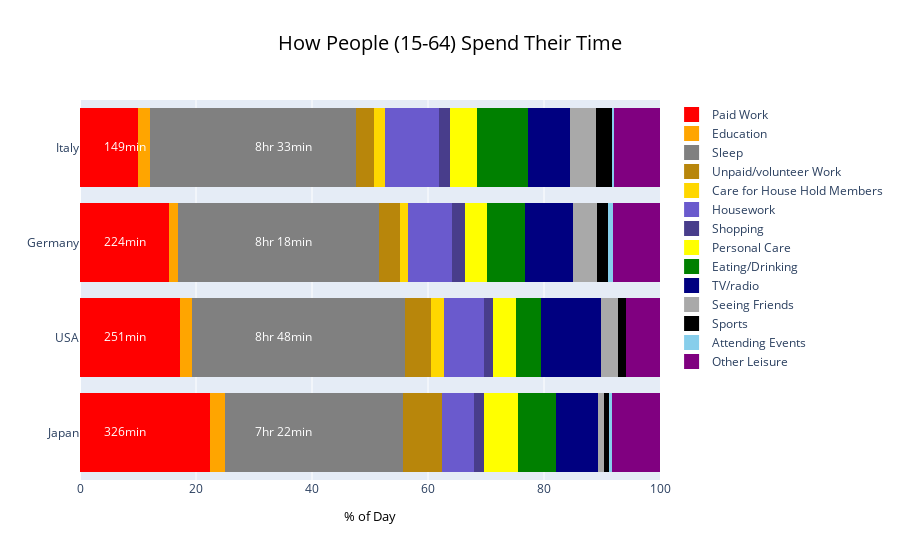

The notebook cell this image was saved under:
### Code cell
import plotly.graph_objects as go

fig = go.Figure()
fig.add_trace(go.Bar(
    y=["Japan", "USA", "Germany", "Italy"],
    x=[(325.711372/1440)*100, (251.137774/1440)*100, (223.83901/1440)*100, (148.894552/1440)*100],
    name='Paid Work',
    orientation='h',
    marker=dict(
        color='red',
        line=dict(color='red', width=3)
    ), legendrank=14
))
fig.add_trace(go.Bar(
    y=["Japan", "USA", "Germany", "Italy"],
    x=education,
    name='Education',
    orientation='h',
    marker=dict(
        color='orange',
        line=dict(color='orange', width=3)
    ), legendrank=13
))
fig.add_trace(go.Bar(
    y=["Japan", "USA", "Germany", "Italy"],
    x=sleep,
    name='Sleep',
    orientation='h',
    marker=dict(
        color='grey',
        line=dict(color='grey', width=3)
    ), legendrank=12
))
fig.add_trace(go.Bar(
    y=["Japan", "USA", "Germany", "Italy"],
    x=other_paid_volunteer,
    name='Unpaid/volunteer Work',
    orientation='h',
    marker=dict(
        color='darkgoldenrod',
        line=dict(color='darkgoldenrod', width=3)
    ), legendrank=11
))

fig.add_trace(go.Bar(
    y=["Japan", "USA", "Germany", "Italy"],
    x=care_for_house_hold_members,
    name='Care for House Hold Members',
    orientation='h',
    marker=dict(
        color='gold',
        line=dict(color='gold', width=3)
    ), legendrank=10
))
fig.add_trace(go.Bar(
    y=["Japan", "USA", "Germany", "Italy"],
    x=housework,
    name='Housework',
    orientation='h',
    marker=dict(
        color='slateblue',
        line=dict(color='slateblue', width=3)
    ), legendrank=9
))
fig.add_trace(go.Bar(
    y=["Japan", "USA", "Germany", "Italy"],
    x=shopping,
    name='Shopping',
    orientation='h',
    marker=dict(
        color='darkslateblue',
        line=dict(color='darkslateblue', width=3)
    ), legendrank=8
))
fig.add_trace(go.Bar(
    y=["Japan", "USA", "Germany", "Italy"],
    x=personal_care,
    name='Personal Care',
    orientation='h',
    marker=dict(
        color='yellow',
        line=dict(color='yellow', width=3)
    ), legendrank=7
))
fig.add_trace(go.Bar(
    y=["Japan", "USA", "Germany", "Italy"],
    x=eating_drinking,
    name='Eating/Drinking',
    orientation='h',
    marker=dict(
        color='green',
        line=dict(color='green', width=3)
    ), legendrank=6
))
fig.add_trace(go.Bar(
    y=["Japan", "USA", "Germany", "Italy"],
    x=tv_radio,
    name='TV/radio',
    orientation='h',
    marker=dict(
        color='navy',
        line=dict(color='navy', width=3)
    ), legendrank=5
))
fig.add_trace(go.Bar(
    y=["Japan", "USA", "Germany", "Italy"],
    x=seeing_friends,
    name='Seeing Friends',
    orientation='h',
    marker=dict(
        color='darkgray',
        line=dict(color='darkgray', width=3)
    ), legendrank=4
))
fig.add_trace(go.Bar(
    y=["Japan", "USA", "Germany", "Italy"],
    x=sports,
    name='Sports',
    orientation='h',
    marker=dict(
        color='black',
        line=dict(color='black', width=3)
    ), legendrank=3
))
fig.add_trace(go.Bar(
    y=["Japan", "USA", "Germany", "Italy"],
    x=attending_events,
    name='Attending Events',
    orientation='h',
    marker=dict(
        color='skyblue',
        line=dict(color='skyblue', width=3)
    ), legendrank=2
))
fig.add_trace(go.Bar(
    y=["Japan", "USA", "Germany", "Italy"],
    x=other_leisure,
    name='Other Leisure',
    orientation='h',
    marker=dict(
        color='purple',
        line=dict(color='purple', width=3)
    ), legendrank=1
))

# Change text color to white

fig.add_trace(go.Scatter(
    x=[35],
    y=['Japan'],
    mode="text",
    name="Sleep",
    text=["7hr 22min"],
    textposition="middle center",
    showlegend=False
))
fig.add_trace(go.Scatter(
    x=[35],
    y=['USA'],
    mode="text",
    name="Sleep",
    text=["8hr 48min"],
    textposition="middle center",
    showlegend=False
))
fig.add_trace(go.Scatter(
    x=[35],
    y=['Germany'],
    mode="text",
    name="Sleep",
    text=["8hr 18min"],
    textposition="middle center",
    showlegend=False
))
fig.add_trace(go.Scatter(
    x=[35],
    y=['Italy'],
    mode="text",
    name="Sleep",
    text=["8hr 33min"],
    textposition="middle center",
    showlegend=False
))
fig.update_traces(textfont_color='white')

fig.add_trace(go.Scatter(
    x=[7.7],
    y=['Japan'],
    mode="text",
    name="Paid Work",
    text=["326min"],
    textposition="middle center",
    showlegend=False
))
fig.add_trace(go.Scatter(
    x=[7.7],
    y=['USA'],
    mode="text",
    name="Paid Work",
    text=["251min"],
    textposition="middle center",
    showlegend=False
))
fig.add_trace(go.Scatter(
    x=[7.7],
    y=['Germany'],
    mode="text",
    name="Paid Work",
    text=["224min"],
    textposition="middle center",
    showlegend=False
))
fig.add_trace(go.Scatter(
    x=[7.7],
    y=['Italy'],
    mode="text",
    name="Paid Work",
    text=["149min"],
    textposition="middle center",
    showlegend=False
))
fig.update_traces(textfont_color='white')

# Add title
fig.update_layout(
    title_text="How People (15-64) Spend Their Time",
    title_x=0.5,
    title_font=dict(
        size=20,
        color="black"
    )
)

# Set x-axis title
fig.update_xaxes(title_text="% of Day", title_font=dict(size=13, color="black"))

# Set y-axes titles
#fig.update_yaxes(title_text="Country", title_font=dict(size=13, color="black"))


# set x limit of 100
fig.update_layout(xaxis_range=[0, 100])
fig.update_layout(barmode='stack')
fig.update_layout(legend_itemclick=False)
fig.update_layout(legend_itemdoubleclick=False)

fig.write_html("plotly_time_consume_nonf.html")
fig.show()

### Figure 1 — Plotly figure (JSON) as saved in the notebook; plotly's stock layout.template omitted (floating-point values rounded to 4 significant figures)
{"data": [{"legendrank": 14, "marker": {"color": "red", "line": {"color": "red", "width": 3}}, "name": "Paid Work", "orientation": "h", "textfont": {"color": "white"}, "type": "bar", "x": [22.62, 17.44, 15.54, 10.34], "y": ["Japan", "USA", "Germany", "Italy"]}, {"legendrank": 13, "marker": {"color": "orange", "line": {"color": "orange", "width": 3}}, "name": "Education", "orientation": "h", "textfont": {"color": "white"}, "type": "bar", "x": [2.568, 2.182, 1.67, 1.932], "y": ["Japan", "USA", "Germany", "Italy"]}, {"legendrank": 12, "marker": {"color": "grey", "line": {"color": "grey", "width": 3}}, "name": "Sleep", "orientation": "h", "textfont": {"color": "white"}, "type": "bar", "x": [30.7, 36.67, 34.61, 35.65], "y": ["Japan", "USA", "Germany", "Italy"]}, {"legendrank": 11, "marker": {"color": "darkgoldenrod", "line": {"color": "darkgoldenrod", "width": 3}}, "name": "Unpaid/volunteer Work", "orientation": "h", "textfont": {"color": "white"}, "type": "bar", "x": [6.786, 4.527, 3.653, 2.996], "y": ["Japan", "USA", "Germany", "Italy"]}, {"legendrank": 10, "marker": {"color": "gold", "line": {"color": "gold", "width": 3}}, "name": "Care for House Hold Members", "orientation": "h", "textfont": {"color": "white"}, "type": "bar", "x": [0, 2.126, 1.313, 1.849], "y": ["Japan", "USA", "Germany", "Italy"]}, {"legendrank": 9, "marker": {"color": "slateblue", "line": {"color": "slateblue", "width": 3}}, "name": "Housework", "orientation": "h", "textfont": {"color": "white"}, "type": "bar", "x": [5.581, 6.938, 7.594, 9.355], "y": ["Japan", "USA", "Germany", "Italy"]}, {"legendrank": 8, "marker": {"color": "darkslateblue", "line": {"color": "darkslateblue", "width": 3}}, "name": "Shopping", "orientation": "h", "textfont": {"color": "white"}, "type": "bar", "x": [1.731, 1.529, 2.229, 1.927], "y": ["Japan", "USA", "Germany", "Italy"]}, {"legendrank": 7, "marker": {"color": "yellow", "line": {"color": "yellow", "width": 3}}, "name": "Personal Care", "orientation": "h", "textfont": {"color": "white"}, "type": "bar", "x": [5.872, 3.989, 3.797, 4.688], "y": ["Japan", "USA", "Germany", "Italy"]}, {"legendrank": 6, "marker": {"color": "green", "line": {"color": "green", "width": 3}}, "name": "Eating/Drinking", "orientation": "h", "textfont": {"color": "white"}, "type": "bar", "x": [6.49, 4.357, 6.595, 8.818], "y": ["Japan", "USA", "Germany", "Italy"]}, {"legendrank": 5, "marker": {"color": "navy", "line": {"color": "navy", "width": 3}}, "name": "TV/radio", "orientation": "h", "textfont": {"color": "white"}, "type": "bar", "x": [7.168, 10.3, 8.227, 7.201], "y": ["Japan", "USA", "Germany", "Italy"]}, {"legendrank": 4, "marker": {"color": "darkgray", "line": {"color": "darkgray", "width": 3}}, "name": "Seeing Friends", "orientation": "h", "textfont": {"color": "white"}, "type": "bar", "x": [1.174, 3.024, 4.212, 4.539], "y": ["Japan", "USA", "Germany", "Italy"]}, {"legendrank": 3, "marker": {"color": "black", "line": {"color": "black", "width": 3}}, "name": "Sports", "orientation": "h", "textfont": {"color": "white"}, "type": "bar", "x": [0.7099, 1.246, 1.836, 2.654], "y": ["Japan", "USA", "Germany", "Italy"]}, {"legendrank": 2, "marker": {"color": "skyblue", "line": {"color": "skyblue", "width": 3}}, "name": "Attending Events", "orientation": "h", "textfont": {"color": "white"}, "type": "bar", "x": [0.5712, 0, 0.9395, 0.4044], "y": ["Japan", "USA", "Germany", "Italy"]}, {"legendrank": 1, "marker": {"color": "purple", "line": {"color": "purple", "width": 3}}, "name": "Other Leisure", "orientation": "h", "textfont": {"color": "white"}, "type": "bar", "x": [10.27, 6.104, 7.783, 7.651], "y": ["Japan", "USA", "Germany", "Italy"]}, {"mode": "text", "name": "Sleep", "showlegend": false, "text": ["7hr 22min"], "textfont": {"color": "white"}, "textposition": "middle center", "type": "scatter", "x": [35], "y": ["Japan"]}, {"mode": "text", "name": "Sleep", "showlegend": false, "text": ["8hr 48min"], "textfont": {"color": "white"}, "textposition": "middle center", "type": "scatter", "x": [35], "y": ["USA"]}, {"mode": "text", "name": "Sleep", "showlegend": false, "text": ["8hr 18min"], "textfont": {"color": "white"}, "textposition": "middle center", "type": "scatter", "x": [35], "y": ["Germany"]}, {"mode": "text", "name": "Sleep", "showlegend": false, "text": ["8hr 33min"], "textfont": {"color": "white"}, "textposition": "middle center", "type": "scatter", "x": [35], "y": ["Italy"]}, {"mode": "text", "name": "Paid Work", "showlegend": false, "text": ["326min"], "textfont": {"color": "white"}, "textposition": "middle center", "type": "scatter", "x": [7.7], "y": ["Japan"]}, {"mode": "text", "name": "Paid Work", "showlegend": false, "text": ["251min"], "textfont": {"color": "white"}, "textposition": "middle center", "type": "scatter", "x": [7.7], "y": ["USA"]}, {"mode": "text", "name": "Paid Work", "showlegend": false, "text": ["224min"], "textfont": {"color": "white"}, "textposition": "middle center", "type": "scatter", "x": [7.7], "y": ["Germany"]}, {"mode": "text", "name": "Paid Work", "showlegend": false, "text": ["149min"], "textfont": {"color": "white"}, "textposition": "middle center", "type": "scatter", "x": [7.7], "y": ["Italy"]}], "layout": {"barmode": "stack", "legend": {"itemclick": false, "itemdoubleclick": false}, "title": {"font": {"color": "black", "size": 20}, "text": "How People (15-64) Spend Their Time", "x": 0.5}, "xaxis": {"range": [0, 100], "title": {"font": {"color": "black", "size": 13}, "text": "% of Day"}}}}
